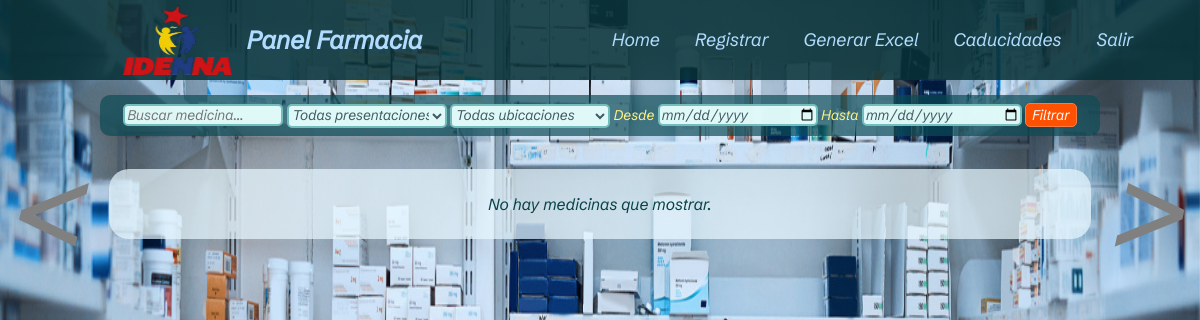
Page /panel_principal/ (signed in) on the earlier database version.
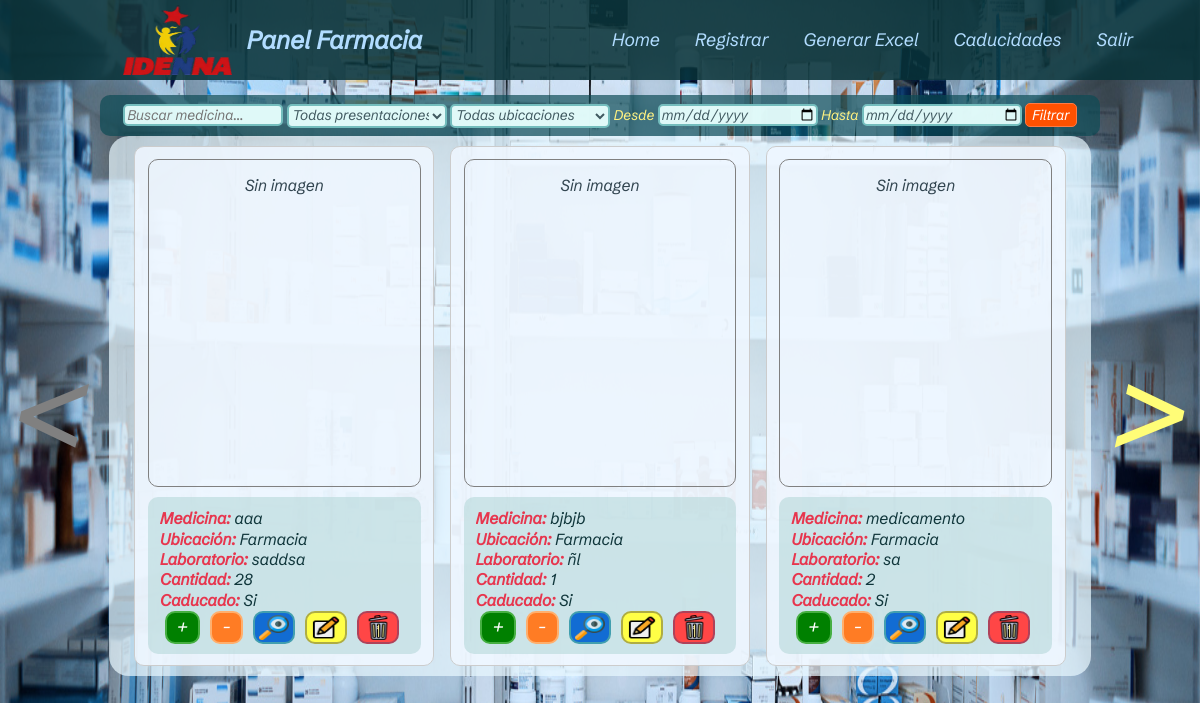
Same page on the later database version.
### app_medicinas/models.py (models this page shows, shortened)
class Medicina(models.Model):
    id_medicina = models.AutoField(primary_key=True)
    imagen_medicina = models.ImageField(upload_to=fotos_medicinas_upload_path, null=True, blank=True)
    medicina = models.CharField(max_length=400, null=False, blank=False, default="No indica", validators=[MinLengthValidator(2)])
    presentacion = models.ForeignKey(Presentacion_Medicamento, on_delete=models.PROTECT, null=False, related_name="fk_presentacion_medicamento")
    cantidad = models.IntegerField(default=0, null=False, validators=[MaxValueValidator(100000), MinValueValidator(0)])
    laboratorio = models.CharField(max_length=350, null=True, default="No indica", validators=[MinLengthValidator(2)])
    ubicacion = models.ForeignKey(Ubicacion, on_delete=models.PROTECT, null=False, related_name="fk_ubicacion")
    anaquel = models.CharField(max_length=100, default="No indica", validators=[MinLengthValidator(1)])
    descripcion = models.TextField(max_length=800, null=False, blank=False)
    observaciones = models.TextField(max_length=800, null=True, blank=True)
    creador_del_registro = models.CharField(max_length=350, null=False, blank=False, default="No indica", validators=[MinLengthValidator(2)])
    historial_edicion = models.TextField(null=False, blank=False, default="Nadie")
    fecha_registro = models.DateField(null=False, blank=False, default=timezone.now().date)
    fecha_caducidad = models.DateField(null=True, blank=True, default=None)
    caducado = models.BooleanField(default=False, blank=True, null=True)
    objects = Medicina_Contador_Caducidad()
    class Meta:
        db_table = 'medicinas'
        indexes = [
            models.Index(fields=['caducado', 'fecha_caducidad'])
        ]
    def save(self, *args, **kwargs):
        es_nuevo = self.pk is None
        imagen_anterior = None
        if not es_nuevo:
            try:
                instancia_anterior = Medicina.objects.get(pk=self.pk)
                imagen_anterior = instancia_anterior.imagen_medicina
            except Medicina.DoesNotExist:
                pass
        carpeta_media = os.path.join(settings.MEDIA_ROOT, 'fotos_medicinas')
        os.makedirs(carpeta_media, exist_ok=True)
        super().save(*args, **kwargs)
    def caducir(self):
        hoy = timezone.now().date()
        if self.fecha_caducidad and self.fecha_caducidad <= hoy:
            self.caducado = True
            self.save(update_fields=['caducado'])
        else:
            self.caducado = False
            self.save(update_fields=['caducado'])

class Ubicacion(models.Model):
    id_ubicacion = models.AutoField(primary_key=True)
    desc_ubicacion = models.CharField(max_length=400, default="No indica", validators=[MinLengthValidator(2)])
    estado = models.BooleanField(default=True)
    class Meta:
        db_table = 'ubicaciones'

### app_medicinas/views.py (the view, shortened to what this page needs)
    def wrapper(request, *args, **kwargs):
        mensaje_error = None
        try:
            return vista_recibida(request, *args, **kwargs)
        except TypeError as e:
            mensaje_error = 'Lo sentimos, hubo un error interno en el proceso'
            logger.error(f'!!! ERROR OBTENIDO !!!:\n\n{e}')
            return render(request, 'error.html', {'error_obtenido': mensaje_error})
        except Http404 as e:
            mensaje_error = error_no_encontrado
            logger.error(f'!!! ERROR OBTENIDO !!!:\n\n{e}')
            return render(request, 'error.html', {'error_obtenido': mensaje_error})

### app_medicinas/views.py (called while the page is built, shortened)
def manejo_errores(vista_recibida):
    def wrapper(request, *args, **kwargs):
        mensaje_error = None
        try:
            return vista_recibida(request, *args, **kwargs)
        except TypeError as e:
            mensaje_error = 'Lo sentimos, hubo un error interno en el proceso'
            logger.error(f'!!! ERROR OBTENIDO !!!:\n\n{e}')
            return render(request, 'error.html', {'error_obtenido': mensaje_error})
        except Http404 as e:
            mensaje_error = error_no_encontrado
            logger.error(f'!!! ERROR OBTENIDO !!!:\n\n{e}')
            return render(request, 'error.html', {'error_obtenido': mensaje_error})
    return wrapper

### gestor_medicinas/templates/panel_principal.html (shortened to what the changed rows need)
{% extends 'base.html' %}
{% load static %}
{% block head %}
    <link rel="stylesheet" href="{% static 'css/panel_principal.css' %}">
{% endblock %}
{% block body %}
<main class="noshow">
    <div style="display:flex; align-items:center; justify-content:center; gap:10px; flex-wrap: nowrap;">
        {% if page_obj.has_previous %}
            {% if filtros_qs %}
                <a href="?page={{ page_obj.previous_page_number }}&{{ filtros_qs }}"
                   class="btn_paginacion">&lt;</a>
            {% else %}
                <a href="?page={{ page_obj.previous_page_number }}"
                   class="btn_paginacion">&lt;</a>
            {% endif %}
        {% else %}
            <span class="btn_paginacion_disabled">&lt;</span>
        {% endif %}
        <div class="panel">
            {% for medicina in page_obj %}
            <div class="medicina" style="border:1px solid #ccc; padding:10px; width:300px; box-sizing:border-box;">
                <div class="cont_imagen_medicina" style="text-align:center; margin-bottom:10px;">
                    {% if not medicina.imagen_medicina %}
                        <p class="texto_sin_img">Sin imagen</p>
                    {% else %}
                        {% if not medicina.imagen_existe %}
                            <p class="texto_img_perdida">Imagen perdida</p>
                        {% else %}
                            <img src="{{ medicina.imagen_medicina.url }}" alt="imagen medicina" class="imagen_medicina"/>
                        {% endif %}
                    {% endif %}
                </div>
                <div class="info_medicina">
                    <p class="desc_medicina">
                        <span class="span_desc_medicina">Medicina:</span> {{ medicina.medicina }}
                    </p>
                    <p class="desc_medicina">
                        <span class="span_desc_medicina">Ubicación:</span>
                        {% if medicina.ubicacion %}
                            {{ medicina.ubicacion.desc_ubicacion }}
                        {% else %}
                            Sin ubicación
                        {% endif %}
                    </p>
                    <p class="desc_medicina">
                        <span class="span_desc_medicina">Laboratorio:</span>
                         {{ medicina.laboratorio }}
                    </p>
                    <p class="desc_medicina">
                        <span class="span_desc_medicina">Cantidad:</span>
                         {{ medicina.cantidad }}
                    </p>
                    <p class="desc_medicina">
                        <span class="span_desc_medicina">Caducado:</span>
                        {% if medicina.caducado == True %}
                            Si
                        {% else %}
                            No
                        {% endif %}
                    </p>
                    <div class="caja_acciones" style="display:flex; gap:10px;">
                        <button type="button" class="btn_sumar"
                                data-id="{{ medicina.id_medicina }}"
                                data-desc="{{ medicina.medicina }}"
                                data-cantidad="{{ medicina.cantidad }}">+</button>
                        <button type="button" class="btn_restar"
                                data-id="{{ medicina.id_medicina }}"
                                data-desc="{{ medicina.medicina }}"
                                data-cantidad="{{ medicina.cantidad }}">-</button>
                        {% if filtros_qs %}
                            <a href="{% url 'ver_medicina' medicina.id_medicina %}?{{ filtros_qs }}" class="btn_ver">
                        {% else %}
                            <a href="{% url 'ver_medicina' medicina.id_medicina %}" class="btn_ver">
                        {% endif %}
                            <img src="{% static 'img/ico_ver.webp' %}" alt="icono" class="ico_boton">
                        </a>
                        {% if filtros_qs %}
                            <a href="{% url 'edicion_medicina' medicina.id_medicina %}?{{ filtros_qs }}" class="btn_editar">
                        {% else %}
                            <a href="{% url 'edicion_medicina' medicina.id_medicina %}" class="btn_editar">
                        {% endif %}
                            <img src="{% static 'img/ico_editar.webp' %}" alt="icono" class="ico_boton">
                        </a>
                        <button type="button" class="btn_borrar"
                                data-id="{{ medicina.id_medicina }}"
                                data-desc="{{ medicina.medicina }}">
                                <img src="{% static 'img/ico_borrar.webp' %}" alt="icono" class="ico_boton">
                        </button>
                    </div>
                </div>
            </div>
            {% empty %}
                <p class="texto_sin_medicinas">No hay medicinas que mostrar.</p>
            {% endfor %}
        </div>
        {% if page_obj.has_next %}
            {% if filtros_qs %}
                <a href="?page={{ page_obj.next_page_number }}&{{ filtros_qs }}"
                   class="btn_paginacion">&gt;</a>
            {% else %}
                <a href="?page={{ page_obj.next_page_number }}"
                   class="btn_paginacion">&gt;</a>
            {% endif %}
        {% else %}
            <span class="btn_paginacion_disabled">&gt;</span>
        {% endif %}
    </div>
</main>
{% endblock %}

Differences in the rows shown:
added Medicina: imagen_medicina "Sin imagen", medicina "aaa", ubicacion.desc_ubicacion "Farmacia", laboratorio "saddsa", cantidad "28", caducado "Si"
added Medicina: imagen_medicina "Sin imagen", medicina "bjbjb", ubicacion.desc_ubicacion "Farmacia", laboratorio "ñl", cantidad "1", caducado "Si"
added Medicina: imagen_medicina "Sin imagen", medicina "medicamento", ubicacion.desc_ubicacion "Farmacia", laboratorio "sa", cantidad "2", caducado "Si"
Other differences:
text no longer shown: "No hay medicinas que mostrar."
